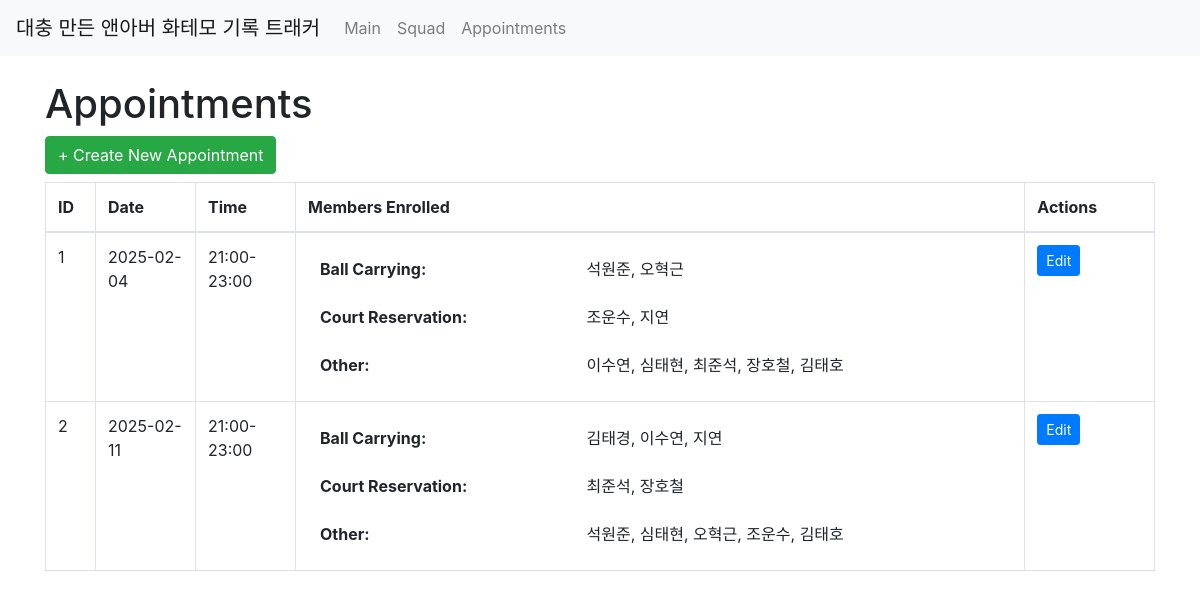
The app's page /appointments with its own data.
### tables this page shows
CREATE TABLE appointments (
            id INTEGER PRIMARY KEY AUTOINCREMENT,
            appointment_date TEXT,
            appointment_time TEXT
        );

CREATE TABLE appointment_members (
            id INTEGER PRIMARY KEY AUTOINCREMENT,
            appointment_id INTEGER,
            squad_id INTEGER,
            role TEXT DEFAULT 'none',
            FOREIGN KEY (appointment_id) REFERENCES appointments(id),
            FOREIGN KEY (squad_id) REFERENCES squad(id)
        );

CREATE TABLE squad (
            id INTEGER PRIMARY KEY AUTOINCREMENT,
            name TEXT NOT NULL UNIQUE,
            ball_count INTEGER DEFAULT 0,
            court_count INTEGER DEFAULT 0
        );

### app.py (the view)
@app.route('/appointments')
def appointments():
    conn = get_db_connection()
    appointments = conn.execute("SELECT * FROM appointments ORDER BY appointment_date, appointment_time").fetchall()
    appointment_data = []
    for appnt in appointments:
        members = conn.execute("""
            SELECT am.id AS am_id, s.id AS squad_id, s.name, am.role
            FROM appointment_members am
            JOIN squad s ON am.squad_id = s.id
            WHERE am.appointment_id = ?
        """, (appnt['id'],)).fetchall()
        appointment_data.append({'appointment': appnt, 'members': members})
    conn.close()
    return render_template('appointments.html', appointment_data=appointment_data)

### app.py (called while the page is built)
def get_db_connection():
    conn = sqlite3.connect(DATABASE, timeout=10)  # Wait up to 10 seconds for the lock to clear.
    conn.row_factory = sqlite3.Row
    conn.execute("PRAGMA journal_mode=WAL;")      # Use WAL mode to improve concurrent access.
    return conn

### templates/appointments.html (shortened to what this page needs)
<!doctype html>
<html lang="en">
<head>
  <link rel="stylesheet" href="https://stackpath.bootstrapcdn.com/bootstrap/4.5.2/css/bootstrap.min.css">
</head>
<body>
  {% include 'navbar.html' %}
  <div class="container mt-4">
    <h1>Appointments</h1>
    <a href="{{ url_for('appointment_new') }}" class="btn btn-success mb-2">+ Create New Appointment</a>
    <table class="table table-bordered">
      <thead>
        <tr>
          <th style="width: 50px;">ID</th>
          <th style="width: 100px;">Date</th>
          <th style="width: 100px;">Time</th>
          <th>Members Enrolled</th>
          <th>Actions</th>
        </tr>
      </thead>
      <tbody>
        {% for data in appointment_data %}
        <tr>
          <td>{{ data.appointment.id }}</td>
          <td>{{ data.appointment.appointment_date }}</td>
          <td>{{ data.appointment.appointment_time }}</td>
          <td>
            <table class="table table-borderless mb-0">
              <tr>
                <td><strong>Ball Carrying:</strong></td>
                <td>
                  {% for m in data.members if m.role == 'ball' %}
                    {{ m.name }}{% if not loop.last %}, {% endif %}
                  {% endfor %}
                </td>
              </tr>
              <tr>
                <td><strong>Court Reservation:</strong></td>
                <td>
                  {% for m in data.members if m.role == 'court' %}
                    {{ m.name }}{% if not loop.last %}, {% endif %}
                  {% endfor %}
                </td>
              </tr>
              <tr>
                <td><strong>Other:</strong></td>
                <td>
                  {% for m in data.members if m.role == 'none' %}
                    {{ m.name }}{% if not loop.last %}, {% endif %}
                  {% endfor %}
                </td>
              </tr>
            </table>
          </td>
          <td>
            <a href="{{ url_for('appointment_edit', appointment_id=data.appointment.id) }}" class="btn btn-primary btn-sm">Edit</a>
          </td>
        </tr>
        {% endfor %}
      </tbody>
    </table>
  </div>
</body>
</html>

### records on screen
appointments: appointment.id "1", appointment.appointment_date "2025-02-04", appointment.appointment_time "21:00-23:00"
appointment_members: name "석원준"
appointment_members: name "오혁근"
appointment_members: name "조운수"
appointment_members: name "지연"
appointment_members: name "이수연"
appointment_members: name "심태현"
appointment_members: name "최준석"
appointment_members: name "장호철"
appointment_members: name "김태호"
appointments: appointment.id "2", appointment.appointment_date "2025-02-11", appointment.appointment_time "21:00-23:00"
appointment_members: name "김태경"
appointment_members: name "이수연"
appointment_members: name "지연"
appointment_members: name "최준석"
appointment_members: name "장호철"
appointment_members: name "석원준"
appointment_members: name "심태현"
appointment_members: name "오혁근"
appointment_members: name "조운수"
appointment_members: name "김태호"
